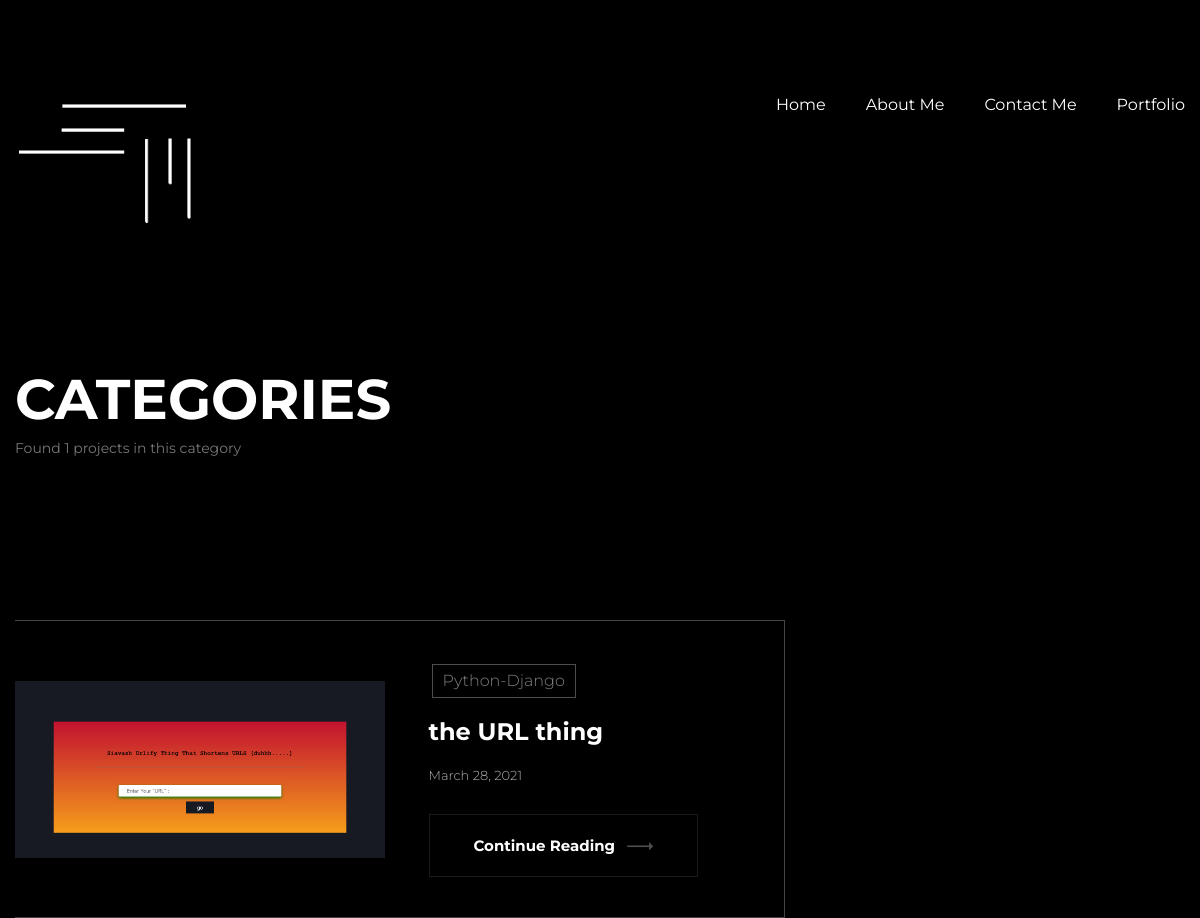
The page /cat/Python-Django (upper part) on the database as committed earlier.
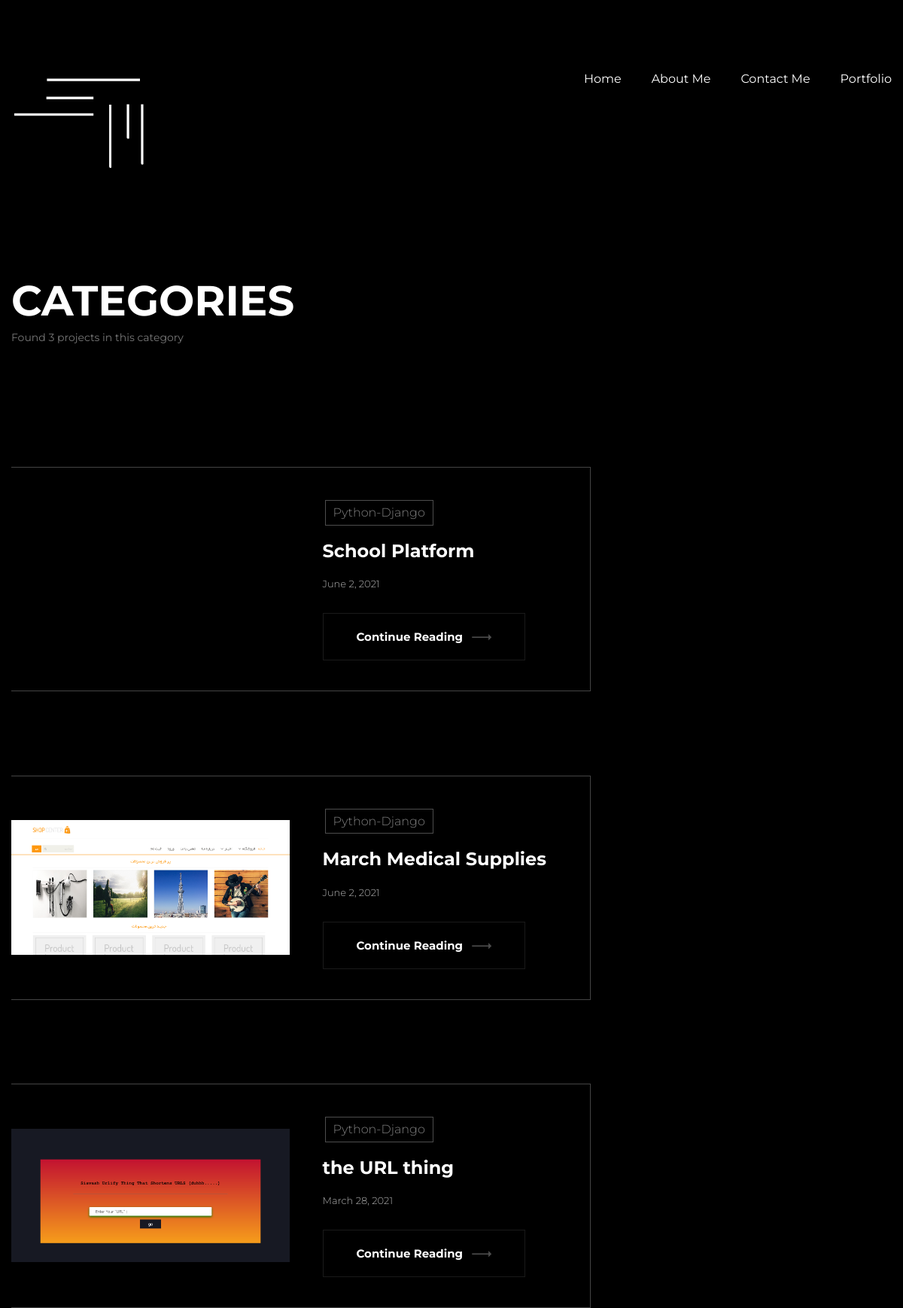
The same page on the database as committed later.
### CVprojects/models.py (models this page shows, shortened)
class Project(models.Model):
    title       = models.CharField(max_length=50, blank=False)
    caption     = models.TextField(max_length=700, blank=False)
    slug        = models.SlugField(max_length=20, blank=True, unique=True)
    technology      = models.ManyToManyField(LANGUAGE, blank=True)
    category        = models.ManyToManyField(Categories, blank=True)
    key_features    = models.TextField(max_length=700, blank=True)
    source_code = models.CharField(max_length=200, blank=True)
    PreviwLink  = models.CharField(max_length=200, blank=True)
    imagMain    = models.ImageField(blank=False, upload_to=media_upload_path)
    views    = models.PositiveIntegerField(default=0)
    isActive = models.BooleanField(default=True)
    objects = ProjectsManager()
    timestamp = models.DateTimeField(auto_now_add=True)
    def get_absolute_url(self):
        return f"/projects/{self.slug}"

class Categories(models.Model):
    category = models.CharField(max_length=40)
    objects  = CategoryManager()
    def __str__(self):
        return self.category

### CVprojects/views.py (the view)
# urls.py: path('cat/<str:cat>', search),
def search(request, cat:str, *args, **kwargs):
    cat = cat.replace("_", " ")
    category = Categories.objects.get_related_projects_or_none(cat)
    paginator = Paginator(category, 4, allow_empty_first_page=True)
    pageRequest = request.GET.get('page')
    pageObj = paginator.get_page(pageRequest)
    context = {
        'list'       :  pageObj,
        'paginator'  : paginator,
        'pageRequest': pageRequest
    }
    return render(request, 'search.html', context)

### CVprojects/models.py (called while the page is built)
    def get_related_projects_or_none(self, category:str):
        try:
            qs = self.get_queryset().filter(category=category).first().project_set.all()
            if qs != None:
                qs = qs.order_by('-id')
                return qs
        except:
            return None

### CVprojects/templates/search.html (shortened to what this page needs)
{% load static %}
{% load render_partial %}
<!DOCTYPE html>
<html lang="en">
    <head>
        {% include 'components/head.html' %}
   </head>
<body>
    <div class="page-wrapper">
        {% include 'components/siteheader.html'%}
        <section class="page-title">
            <div class="auto-container">
                <h1>Categories</h1>
                <div class="title"><p>Found {{list.object_list.count}} projects in this category</p></div>
            </div>
        </section>
        <div class="sidebar-page-container">
            <div class="auto-container">
                <div class="row clearfix">
                    <div class="content-side col-lg-8 col-md-12 col-sm-12">
                        <div class="blog-details">
                            {% for project in list %}
                            <div class="news-block-two">
                                <div class="inner-box project-border">
                                    <div class="row clearfix">
                                        <div class="flex-align-center image-column col-lg-6 col-md-6 col-sm-12">
                                            <div class="inner-column">
                                                <div class="image">
                                                    <a href="{{project.get_absolute_url}}"><img src="{{project.imagMain.url}}" alt=""></a>
                                                </div>
                                            </div>
                                        </div>
                                        <div class="content-column col-lg-6 col-md-6 col-sm-12">
                                            <div class="inner-column">
                                                {% for cat in project.category.all %}
                                                <div class="category">{{cat}}</div>
                                                {%endfor%}
                                                <h4><a href="{{project.get_absolute_url}}">{{project.title}}</a></h4>
                                                <div class="post-date">{{project.timestamp | date}}</div>
                                                <a href="{{project.get_absolute_url}}" class="theme-btn btn-style-one">continue reading <span class="arrow flaticon-next-3"></span></a>
                                            </div>
                                        </div>
                                    </div>
                                </div>
                            </div>
                            <br><br><br>
                            {% endfor %}
                        </div>
                    </div>
                </div>
            </div>
        </div>
    </div>
</body>
</html>

Rows that differ between the two databases and show on the page:
added Project: title "School Platform", timestamp "June 2, 2021", Categories (category "Python-Django")
added Project: imagMain (picture), title "March Medical Supplies", timestamp "June 2, 2021", Categories (category "Python-Django")
Other text that changed with them:
{{ list.object_list.count }}: "1" → "3"
